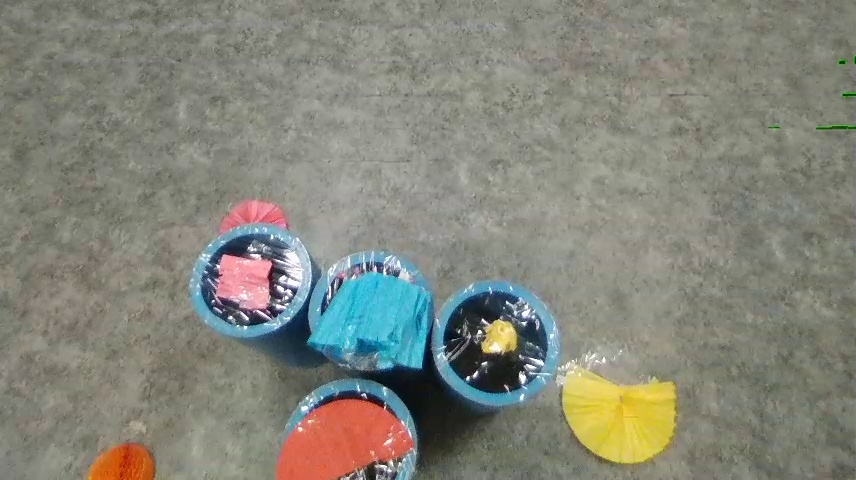
#> input picture AutnomousFlyingSystem/Photos/UAV_First3.jpg, 856 x 480 px, found by its file name
$ python Overlapping.py
#> lines starting #> are read from the running program, lines starting #| are printed output that depends on the picture; after the words box and inside, x2 and y2 are one past the last pixel; in counts of white or black regions, pixels touching at a corner belong together
# Stitching images together

# This code is based upon the source code: Shawn Gomez, 19 June 2014. [Internet]. Available: https://www.ncbi.nlm.nih.gov/pmc/articles/PMC4081273/. [Accessed: 15 March 2018]


from skimage import data
from skimage import transform as tf
from skimage.feature import (ORB, match_descriptors, corner_harris, corner_peaks, plot_matches)
from skimage.io import imread
from skimage.measure import ransac
from skimage.transform import ProjectiveTransform
from skimage.color import rgb2gray
from skimage.io import imsave, show
from skimage.color import gray2rgb
from skimage.exposure import rescale_intensity
from skimage.transform import warp
from skimage.transform import SimilarityTransform
import matplotlib.pyplot as plt
import numpy as np
import cv2

from PIL import Image

import matplotlib


# Read the images
DroneImage1 = imread('UAV_first3.jpg')
#> DroneImage1 is the input picture: shape (480, 856, 3); mean R, G, B 131.8, 132.9, 121.8
DroneImage2 = imread('UAV_second3.jpg')
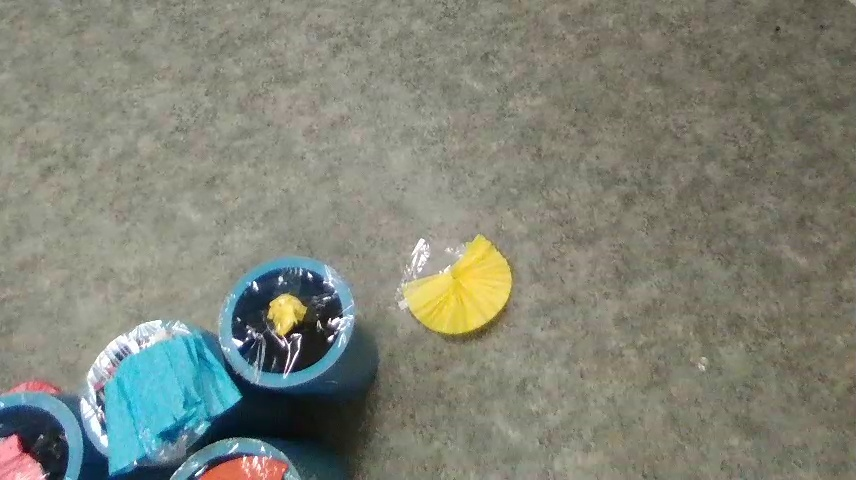
#> input picture AutnomousFlyingSystem/Photos/UAV_Second3.jpg, 856 x 480 px, found by its file name
#> DroneImage2 is the input picture: shape (480, 856, 3); mean R, G, B 128, 131, 118.6


# Convert the image to gray scale
DroneImage1= rgb2gray(DroneImage1)
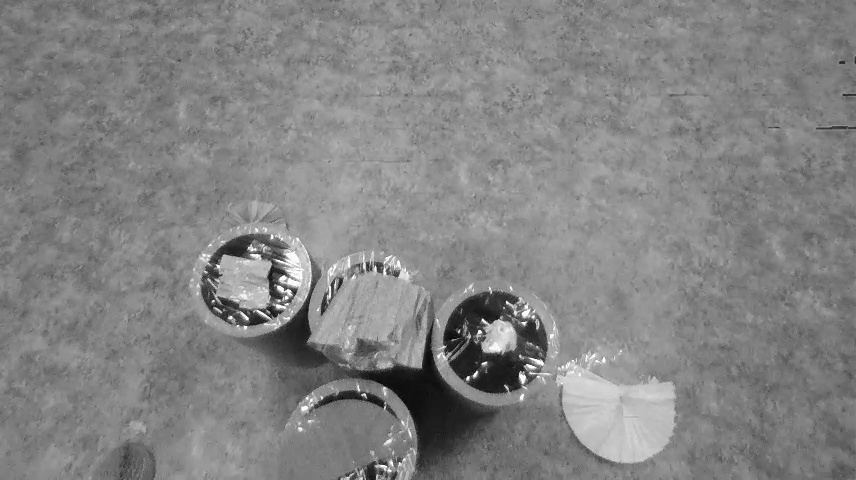
#> DroneImage1: shape (480, 856) float64; min 0.00535, max 1, mean 0.517
DroneImage2= rgb2gray(DroneImage2)
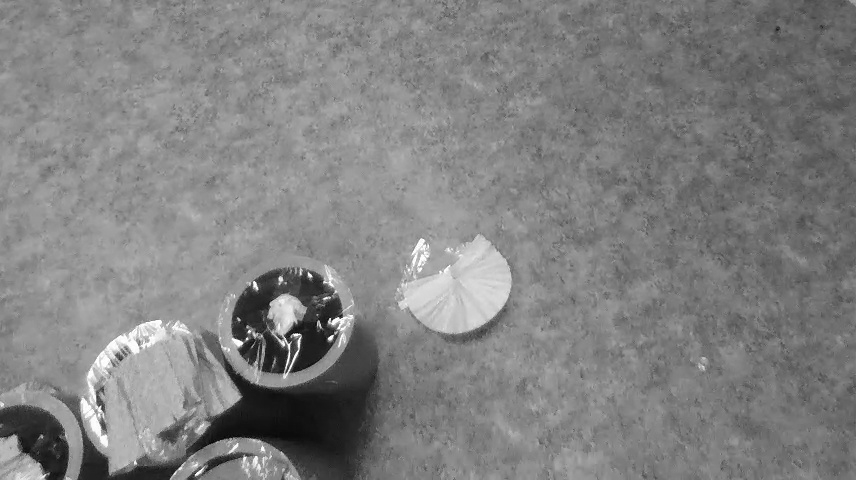
#> DroneImage2: shape (480, 856) float64; min 0.0138, max 1, mean 0.508

# Define the number of key points and the threshold
orb = ORB(n_keypoints=1000, fast_threshold=0.5 )

# Find the key points in each picture
orb.detect_and_extract(DroneImage1)
keypointsDroneImage1 = orb.keypoints
descriptorsDroneImage1 = orb.descriptors

orb.detect_and_extract(DroneImage2)
keypointsDroneImage2 = orb.keypoints
descriptorsDroneImage2 = orb.descriptors


# Find the matching key point between the two images
matchesImage12 = match_descriptors(descriptorsDroneImage1, descriptorsDroneImage2, cross_check=True)

# Plot the images with key points
fig, ax = plt.subplots(nrows=2, ncols=1)
plt.gray()


plot_matches(ax[0], DroneImage1, DroneImage2, keypointsDroneImage1, keypointsDroneImage2, matchesImage12)
#> (this line was passed over: skimage is not available in this run)
ax[0].axis('off')
ax[0].set_title("Left vs. Center")

plot_matches(ax[1],  DroneImage1, DroneImage2, keypointsDroneImage1, keypointsDroneImage2, matchesImage12)
#> (this line was passed over: skimage is not available in this run)
ax[1].axis('off')
ax[1].set_title("Left vs. Center")


#plt.show()


src = keypointsDroneImage2[matchesImage12[:, 1]][:, ::-1 ]
dst = keypointsDroneImage1[matchesImage12[:, 0]][:, ::-1 ]

# Estimate the transformation model
model_robust, inliers = \
    ransac((src, dst), ProjectiveTransform,
           min_samples=4, residual_threshold=2)

# Determine the shape of the merged image
r, c = DroneImage2.shape[:2]
#> r = 480; c = 856
corners1 = np.array([[0, 0], [0, r], [c, 0], [c, r]])
#> corners1 = [[0, 0], [0, 480], [856, 0], [856, 480]]

DeformCorners = model_robust(corners1)

# Merge the arrays vertically
CombCorners = np.vstack((DeformCorners, corners1))

MinCorner = np.min(CombCorners, axis = 0)
#> MinCorner = [0, 0]
MaxCorner = np.max(CombCorners, axis = 0)
#> MaxCorner = [856, 480]

output_shape = (MaxCorner - MinCorner)
#> output_shape = [856, 480]
output_shape = np.ceil(output_shape[::-1])

offset = SimilarityTransform(translation=-MinCorner)

# Deform the image to the same size as the output_shape

DeformDroneImage1 = warp(DroneImage1, offset.inverse, output_shape=output_shape, cval=-1)
DeformDroneImage2 = warp(DroneImage2, (model_robust + offset).inverse,
				   output_shape=output_shape, cval=-1)
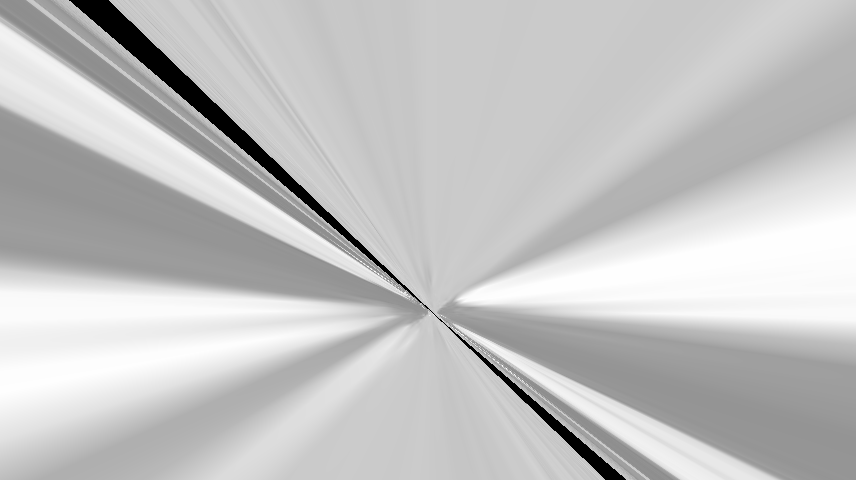
#> DeformDroneImage2: shape (480, 856) float64; min -1, max 0.995, mean 0.529; drawn with min black and max white

# Add alpha to the find the average number of images

MaskDroneImage1 = (DeformDroneImage1 != -1 )
#> MaskDroneImage1: shape (480, 856) bool; every value is 1
DeformDroneImage1[~MaskDroneImage1] = 0
AlphaDroneImage1 = np.dstack((gray2rgb(DeformDroneImage1), MaskDroneImage1))

MaskDroneImage2 = (DeformDroneImage2 != -1 )
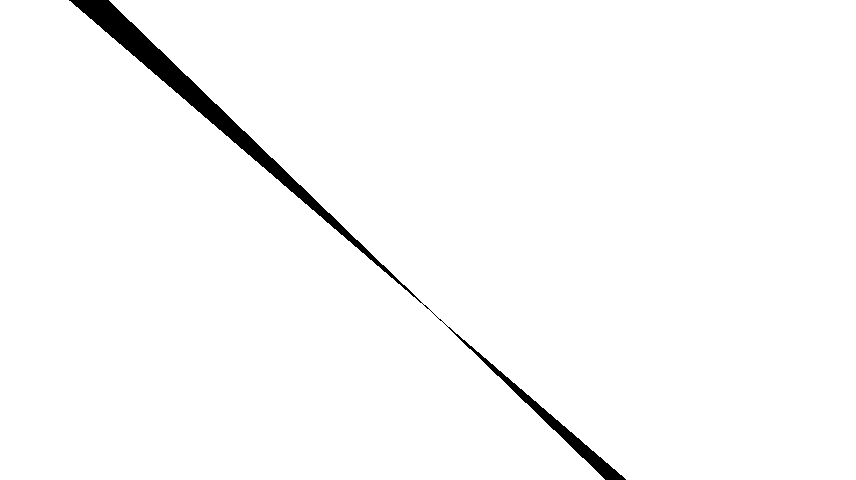
#> MaskDroneImage2: shape (480, 856) bool; 98.1% white; 1 black region, box (x1, y1, x2, y2) and area: (69, 0, 626, 480) 7927
DeformDroneImage2[~MaskDroneImage2] = 0
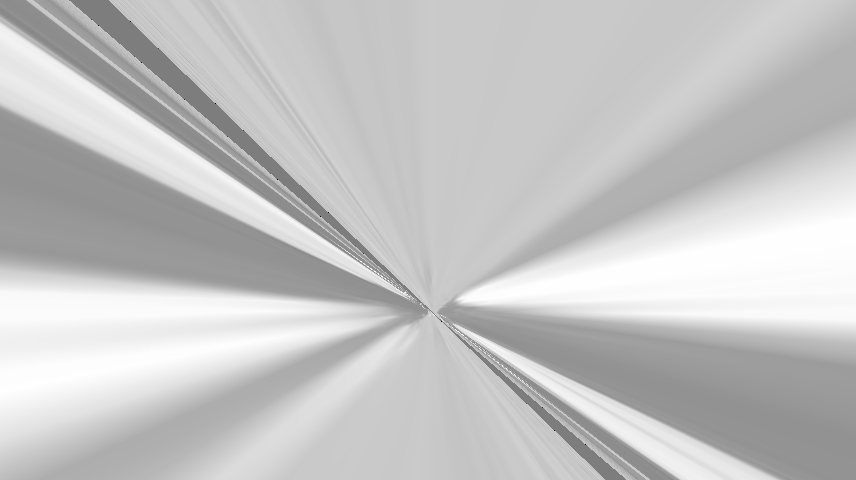
#> DeformDroneImage2: shape (480, 856) float64; 1.93% of pixels changed, all inside (x1, y1, x2, y2) = (69, 0, 626, 480); drawn with min black and max white
AlphaDroneImage2 = np.dstack((gray2rgb(DeformDroneImage2), MaskDroneImage2))

# Merge the images together
Merged12 = (AlphaDroneImage1 + AlphaDroneImage2)
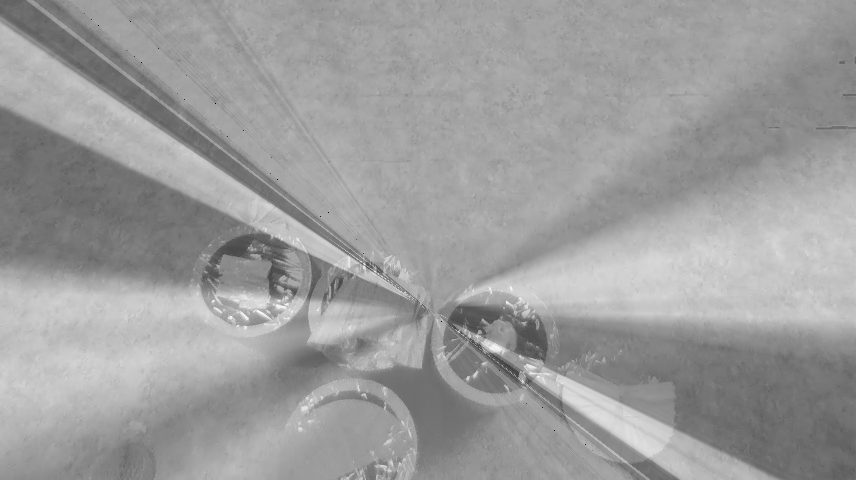
#> Merged12: shape (480, 856, 4) float64; mean R, G, B, A 1.07, 1.07, 1.07, 1.98; transparent parts drawn white
Alpha = Merged12[..., 3]
Merged12 /= np.maximum(Alpha, 1)[..., np.newaxis]
#> Alpha: shape (480, 856) float64; every value is 1

# Save the image
#> (the run stopped early here; a loop or call above may not have finished)
